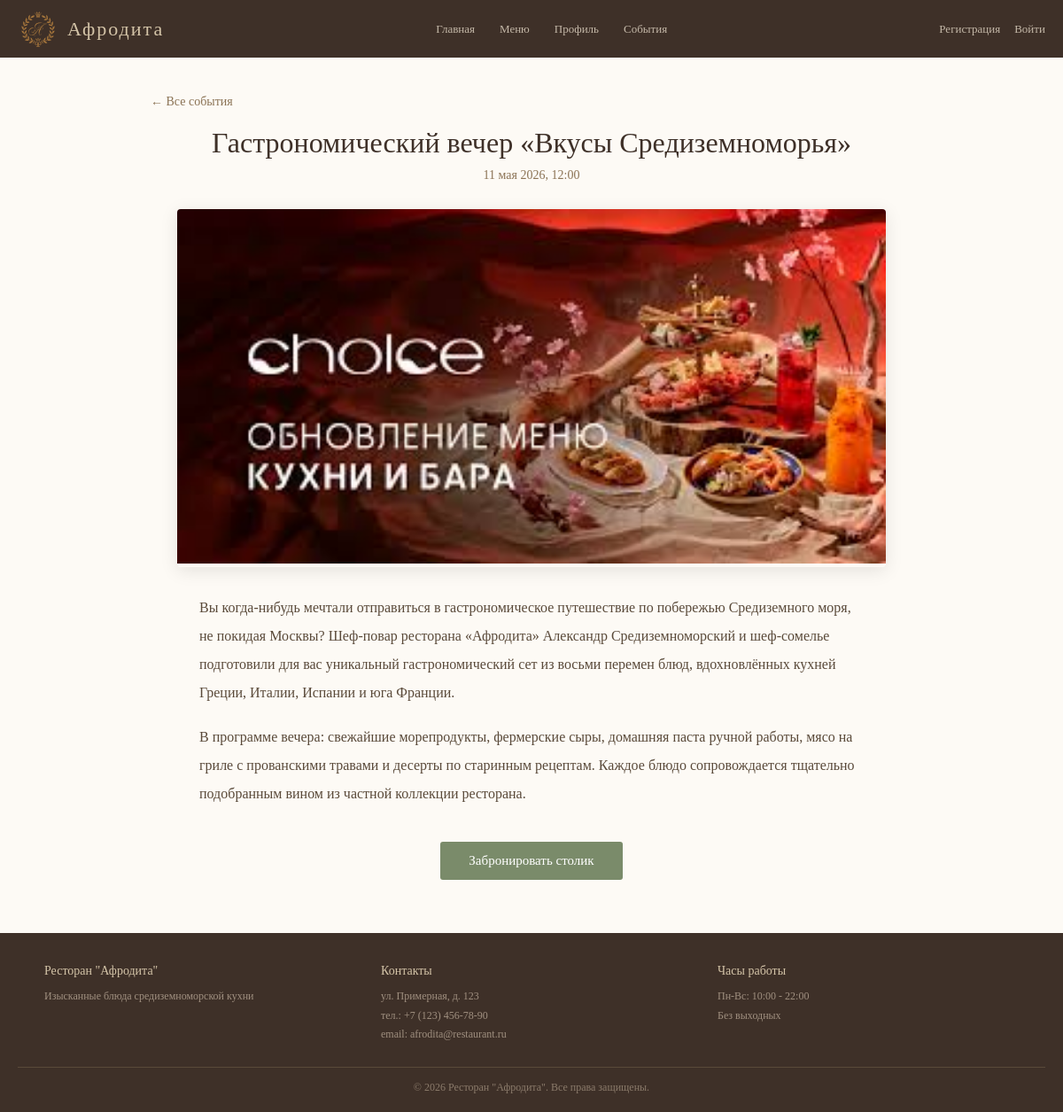
/event/2/, run on the app's committed database.
### reservations/models.py (models this page shows, shortened)
class Event(models.Model):
    title = models.CharField(max_length=200, verbose_name="Название")
    description = models.TextField(verbose_name="Описание")
    date = models.DateTimeField(verbose_name="Дата и время")
    image = models.ImageField(upload_to='events/', blank=True, null=True, verbose_name="Изображение")
    is_active = models.BooleanField(default=True, verbose_name="Активно")
    created_at = models.DateTimeField(auto_now_add=True, verbose_name="Дата создания")
    class Meta:
        verbose_name = "Событие"
        verbose_name_plural = "События"
        ordering = ['date']

### reservations/views.py (the view)
# urls.py: path('event/<int:event_id>/', views.event_detail, name='event_detail'),
def event_detail(request, event_id):
    event = get_object_or_404(Event, id=event_id, is_active=True)
    return render(request, 'reservations/event_detail.html', {'event': event})

### templates/reservations/event_detail.html
{% extends 'reservations/base.html' %}
{% load static %}
{% block content %}
<div class="container">
    <a href="{% url 'events' %}" class="back-link">← Все события</a>
    <div class="event-detail">
        <div class="event-detail-header">
            <h1 class="event-detail-title">{{ event.title }}</h1>
            <p class="event-detail-date">{{ event.date|date:"d E Y, H:i" }}</p>
        </div>
        {% if event.image %}
        <div class="event-detail-image">
            <img src="{{ event.image.url }}" alt="{{ event.title }}">
        </div>
        {% endif %}
        <div class="event-detail-content">
            {{ event.description|linebreaks }}
        </div>
        <div class="event-detail-footer">
            <a href="/reserve/" class="btn btn-success btn-lg">Забронировать столик</a>
        </div>
    </div>
</div>
{% endblock %}

### static/css/style.css (style rules this page uses)
html { overflow-y: scroll; }
*, *::before, *::after { margin: 0; padding: 0; box-sizing: border-box; }
html, body { height: 100%; }
body { font-family: 'Georgia', 'Times New Roman', serif; background: #fdfaf5; color: #3e3028; display: flex; flex-direction: column; min-height: 100vh; overflow-y: scroll; }
.container { max-width: 900px; margin: 0 auto; padding: 40px 20px; }
.btn { display: inline-block; padding: 9px 20px; cursor: pointer; font-size: 13px; text-decoration: none; font-family: 'Georgia', serif; border: none; transition: 0.3s; border-radius: 3px; }
.btn-success { background: #7a8b6a; color: #fff; }
.btn-lg { padding: 13px 32px; font-size: 15px; }
.event-detail-image { width: 100%; max-height: 550px; overflow: hidden; border-radius: 8px; margin-bottom: 35px; box-shadow: 0 4px 20px rgba(0,0,0,0.1); }
.event-detail-header { text-align: center; margin-bottom: 30px; }
.event-detail-title { font-size: 34px; color: #3e3028; margin-bottom: 10px; font-weight: normal; }
.event-detail-date { color: #8b7355; font-size: 15px; }
.event-detail-image { width: 100%; max-height: 450px; overflow: hidden; border-radius: 8px; margin-bottom: 35px; box-shadow: 0 4px 20px rgba(0,0,0,0.1); }
.event-detail-image img { width: 100%; height: 100%; object-fit: cover; }
.event-detail-content { max-width: 750px; margin: 0 auto; color: #5a4a3a; font-size: 16px; line-height: 2; }
.event-detail-content p { margin-bottom: 18px; }
.event-detail-footer { text-align: center; padding: 40px 0 20px; }
.back-link { display: inline-block; color: #8b7355; text-decoration: none; margin-bottom: 20px; font-size: 14px; }
.event-detail { max-width: 800px; margin: 0 auto; }
.event-detail-title { font-size: 32px; color: #3e3028; margin-bottom: 10px; font-weight: normal; text-align: center; }
.event-detail-date { color: #8b7355; font-size: 14px; text-align: center; margin-bottom: 30px; }
.event-detail-image { width: 100%; max-height: 450px; overflow: hidden; border-radius: 4px; margin-bottom: 30px; }
.event-detail-footer { text-align: center; padding: 20px 0; }

### data on the page
Event: title "Гастрономический вечер «Вкусы Средиземноморья»", date "11 мая 2026, 12:00", image (picture), description "Вы когда-нибудь мечтали отправиться в гастрономическое путешествие по побережью Средиземного моря, не покидая Москвы? Шеф-повар ресторана «Афродита» Александр Средиземноморский и шеф-сомелье подготовили для вас уникальный гастрономический сет из восьми перемен блюд, вдохновлённых кухней Греции, Италии, Испании и юга Франции. В программе вечера: свежайшие морепродукты, фермерские сыры, домашняя паста ручной работы, мясо на гриле с прованскими травами и десерты по старинным рецептам. Каждое блюдо сопровождается тщательно подобранным вином из частной коллекции ресторана."
